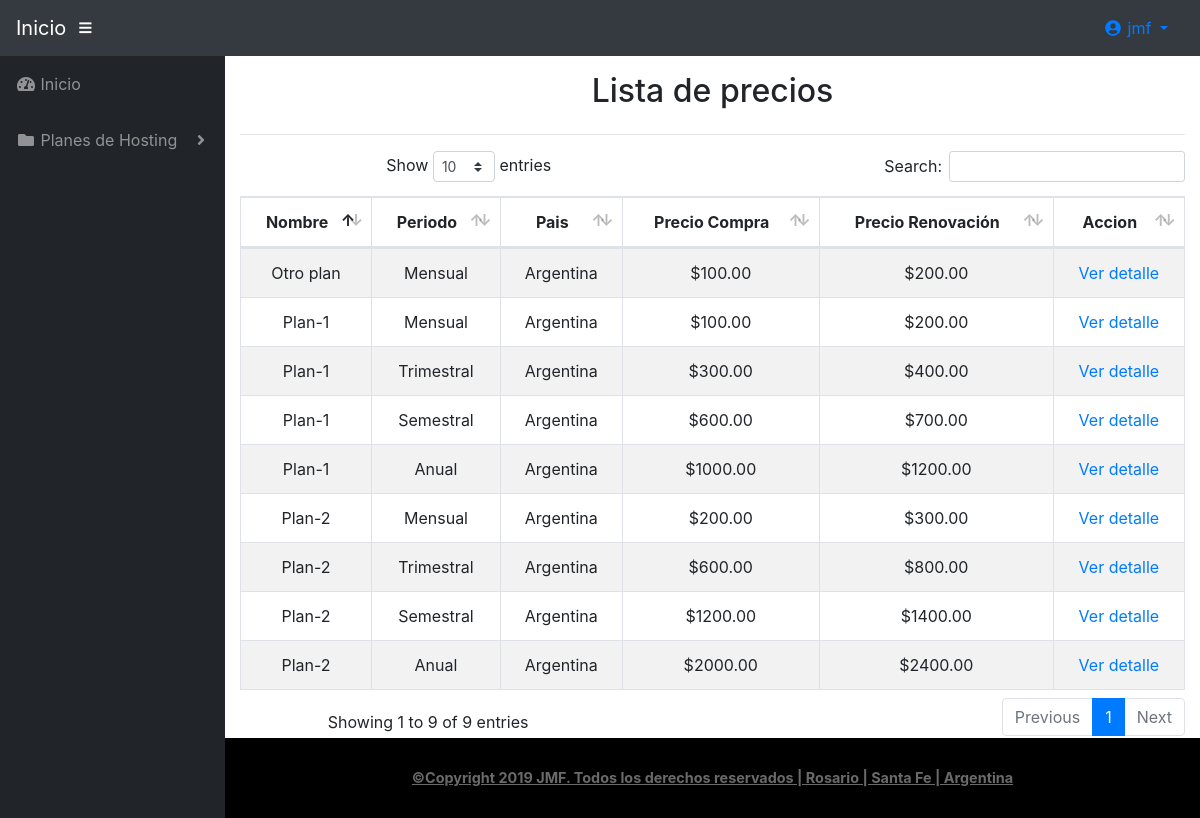
The page /pruebas/productos (signed in) on the database its author committed.
### pruebas/models.py (models this page shows, shortened)
class Productos(models.Model):
    nombre=models.CharField(max_length=50)
    descripcion=models.CharField(max_length=300)
    periodo=models.ForeignKey(Periodos, on_delete=models.CASCADE,blank=True,null=True)
    pais=models.ForeignKey(Paises, on_delete=models.CASCADE,blank=True,null=True)
    PrecioCompra=models.FloatField(null=True, blank=True)
    PrecioRenovacion=models.FloatField(null=True, blank=True)
    class Meta():
        verbose_name_plural='Productos'

class Periodos(models.Model):
    periodo=models.CharField(max_length=30)
    def __str__(self):
        return '{}'.format(self.periodo)
    class Meta():
        verbose_name_plural='Periodos'

class Paises(models.Model):
    pais=models.CharField(max_length=50)
    def __str__(self):
        return '{}'.format(self.pais)
    class Meta():
        verbose_name_plural='paises'

### pruebas/views.py (the view)
# urls.py: path('productos', ListaProductos.as_view(), name='lista_productos'),
class ListaProductos(LoginRequiredMixin,ListView): # Listado de todos los productos
    template_name='pruebas/lista_productos.html'
    model=Productos
    context_object_name='productos'
    login_url='Aplicacion:login'

### pruebas/templates/pruebas/lista_productos.html (shortened to what this page needs)
{%extends 'base/base.html'%}
{% block Contenido %}
<h2 class="mb-4 text-center">Lista de precios</h2>
        <hr>
    <div style="margin: 0 auto; text-align: center;">
        <div class="panel-body">
                <table width="100%" class="table table-bordered table table-hover table table-striped" id="dataTables-example">
                    <thead>
                        <tr>
                            <th>Nombre</th>
                            <th>Periodo</th>
                            <th>Pais</th>
                            <th>Precio Compra</th>
                            <th>Precio Renovación</th>
                            <th>Accion</th>
                        </tr>
                    </thead>
                    <tbody>
                        {% for p in productos %}
                            <tr>
                                <td>{{p.nombre}}</td>
                                <td>{{p.periodo}}</td>
                                <td>{{p.pais}}</td>
                                <td>${{p.PrecioCompra|floatformat:2}}</td>
                                <td>${{p.PrecioRenovacion|floatformat:2}}</td>
                                <td><a href="{% url 'pruebas:detalle_producto' p.id %}"> Ver detalle</a></td>
                            </tr>
                        {% endfor %}
                    </tbody>
                  </table></div></div>
{% endblock Contenido %}

### templates/base/base.html (shortened to what this page needs)
{%load static%}
<!DOCTYPE html>
<html lang="es">
<head>
   {% block head %}
  <link href="https://cdnjs.cloudflare.com/ajax/libs/select2/4.0.10/css/select2.min.css" rel="stylesheet" />
  <link rel="stylesheet" type="text/css" href="https://cdn.datatables.net/v/dt/dt-1.10.20/datatables.min.css"/>
  <link rel="stylesheet" href="https://stackpath.bootstrapcdn.com/bootstrap/4.3.1/css/bootstrap.min.css">
   <link href="{% static 'Base/css/all.min.css' %}" rel="stylesheet" type="text/css">
  <link href="{% static 'Base/datatables/dataTables.bootstrap4.css' %}" rel="stylesheet">
  <link href="{% static 'Base/css/sb-admin.css' %}" rel="stylesheet">
  <link href="{% static 'Base/css/mycss.css' %}" rel="stylesheet">
  <link href="{% static 'registration/css/registration.css' %}" rel="stylesheet">
  {% endblock %}
</head>
<body id="page-top">
  <nav class="navbar navbar-expand navbar-dark bg-dark static-top">
    <a class="navbar-brand mr-1" href="{% url 'Aplicacion:home' %}">Inicio</a>
    <button class="btn btn-link btn-sm text-white order-1 order-sm-0" id="sidebarToggle" href="#">
      <i class="fas fa-bars" style="float: left"></i>
    </button>
    <ul class="nav navbar-top-links navbar-right">
      <li class="nav-item dropdown no-arrow">
        <a class="nav-link dropdown-toggle" href="#" id="userDropdown" role="button" data-toggle="dropdown"
          aria-haspopup="true" aria-expanded="True">
          <i class="fas fa-user-circle fa-fw"></i>
          {{user.username}}
        </a>
        </li>
      </ul>
    </nav>
  <div id="wrapper">
    <ul class="sidebar navbar-nav">
      <li class="nav-item">
        <a class="nav-link" href="{%url 'Aplicacion:home'%}">
          <i class="fas fa-fw fa-tachometer-alt"></i>
          <span>Inicio</span>
        </a>
      </li>
      <li class="nav-item dropdown">
        <a class="nav-link dropdown-toggle" href="#" id="pagesDropdown" role="button" data-toggle="dropdown"
          aria-haspopup="true" aria-expanded="false">
          <i class="fas fa-fw fa-folder"></i>
          <span>Planes de Hosting</span>
        </a>
      </li>
    </ul>
<div id="content-wrapper">
  <div class="container-fluid">
{%block Contenido%}{%endblock Contenido%}
  </div>
<footer class="sticky-footer">
  <div class="container my-auto">
    <div class="copyright text-center my-auto">
      <span><u><b> ©Copyright 2019 JMF. Todos los derechos reservados | Rosario | Santa Fe |
            Argentina</u></b></span>
    </div>
  </div>
</footer>
    </div>
  </div>
</body>
</html>

### static/Base/css/mycss.css (style rules this page uses)
.nav { margin-left: auto; }

### rows shown on the page
Productos: nombre "Plan-1", periodo "Mensual", pais "Argentina", PrecioCompra "100.00", PrecioRenovacion "200.00"
Productos: nombre "Plan-1", periodo "Trimestral", pais "Argentina", PrecioCompra "300.00", PrecioRenovacion "400.00"
Productos: nombre "Plan-1", periodo "Semestral", pais "Argentina", PrecioCompra "600.00", PrecioRenovacion "700.00"
Productos: nombre "Plan-1", periodo "Anual", pais "Argentina", PrecioCompra "1000.00", PrecioRenovacion "1200.00"
Productos: nombre "Plan-2", periodo "Mensual", pais "Argentina", PrecioCompra "200.00", PrecioRenovacion "300.00"
Productos: nombre "Plan-2", periodo "Trimestral", pais "Argentina", PrecioCompra "600.00", PrecioRenovacion "800.00"
Productos: nombre "Plan-2", periodo "Semestral", pais "Argentina", PrecioCompra "1200.00", PrecioRenovacion "1400.00"
Productos: nombre "Plan-2", periodo "Anual", pais "Argentina", PrecioCompra "2000.00", PrecioRenovacion "2400.00"
Productos: nombre "Otro plan", periodo "Mensual", pais "Argentina", PrecioCompra "100.00", PrecioRenovacion "200.00"

### other values the page prints
{{ user.username }} "jmf"
